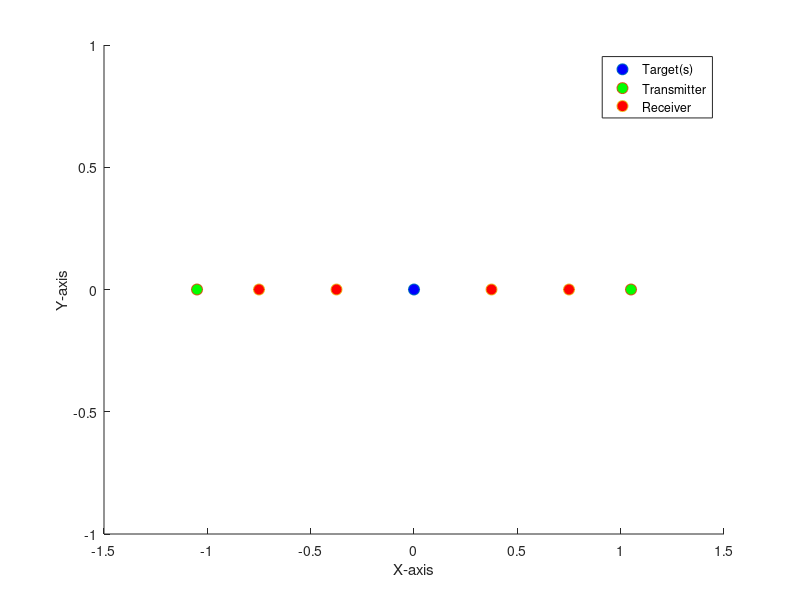
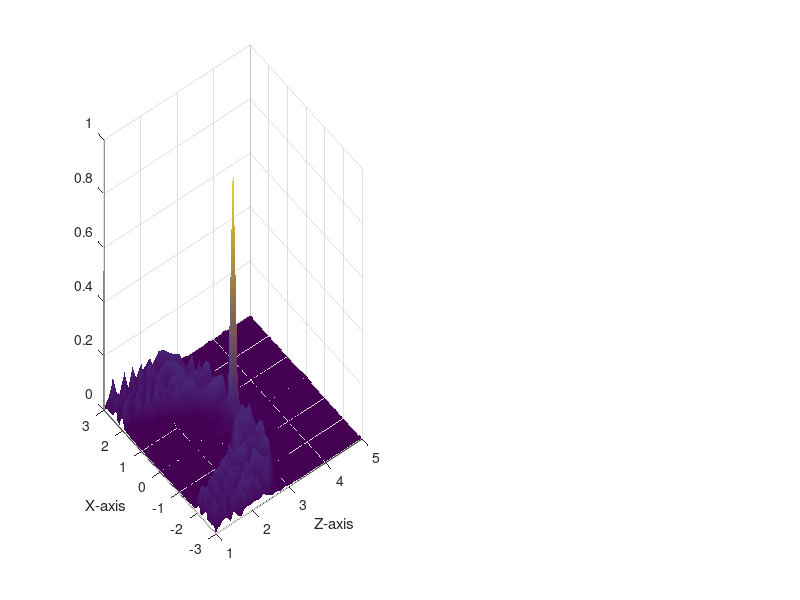

MATLAB code to generate these figures, in order: (Note: this script raises an error after producing the figures.)
clear;
close all;
clc; 

% Calculate
f = waitbar(0,'Please wait...');

% Start the timer
tic;

%% Defining all the parameters
z_coord = 0;
%Structure of T or a square or X
T = 0; % 1 if T 2 if X 3 if square shape at the outer of receivers square
%Numbers of antennas
% for square with outer receivers square, change N_Ry for numbers of square
% at each edge, leave N_Rx on one
N_Rx = 5; %Receiver on x-axis
N_Ry = 1; %Receiver on y-axis
% for T/X structure that encapsulate the receivers,
% value on Y should be the number of transmitter , 
% if want it to be in middle choose 1
%N_Tx can be left as one or zero for middle case
%ex , 6 => 24  or 4*N_Ty transmitter in total
%for square structure, choose number of square at the outer
% each square has 4 transmitters
N_Tx = 2;
N_Ty = 1; 

Total_T = N_Ty*N_Tx;
Total_R = N_Ry*N_Rx;

%Frequency & Spacing
Nf = 101;  %always odd(impair)
c = 3e8;
f_min = 1e9;
f_max = 4e9;
bande_f = linspace(f_min,f_max,Nf); %If more than 1 frequency
fc = 1e9; %(f_max+f_min)/2;
lc = c/fc;
shannon = lc/2;
k  = 2*pi/lc;

%% Length of the line
L = 1; %if 1 use Lx and Ly
% Lx = shannon*N_Rx
Lx = 1.5;
Ly = 1;
space_Rx = Lx/N_Rx;
space_Ry = Ly/N_Ry;

if L == 0
    %Finding the place of the receiving antennas centered on 0
    minRx = (-1)*((N_Rx-1)*shannon)/2;
    maxRx = ((N_Rx-1)*shannon)/2;
    minRy = (-1)*((N_Ry-1)*shannon)/2;
    maxRy = ((N_Ry-1)*shannon)/2;

    %Finding the place of the transmitting antennas centered on 0
    minTx = -1*(shannon*(N_Tx-1)*N_Rx)/2;
    maxTx = (shannon*(N_Tx-1)*N_Rx)/2;
    minTy = (-1)*((N_Ty-1)*shannon)/2;
    maxTy = ((N_Ty-1)*shannon)/2;
end

if L==1
    %Finding the place of the receiving antennas centered on 0
    minRx = -Lx/2;
    maxRx = Lx/2;
    minRy = -Ly/2;
    maxRy = Ly/2;
    if N_Rx == 1
        minRx = 0;
        maxRx = 0;
    end
    %Finding the place of the transmitting antennas centered on 0
    minTx = -Lx/2 -Lx/N_Rx;
    maxTx = Lx/2 + Lx/N_Rx;
    minTy = -Ly/2;
    maxTy = Ly/2;
    if N_Tx == 1
        minTx = 0;
        maxTx = 0;
    end
end

Y_voxels = 0;
%%%%%%%%%%%%%%%%%%%%%%%%%%%%%%%%%%%%%%%%%%%%%%%%%%%%%%%%%%%%%%%%%%%%%%%%%%%

%% Creating a coordinate for the receiving antennas
X_R = zeros(N_Rx,N_Ry,3);
if N_Ry == 1
    yR_coord = 0;
    for i = 1:N_Ry
        X_R(:,i,1) = linspace(minRx, maxRx,N_Rx); 
        X_R(:,i,2) = yR_coord; 
        X_R(:,i,3) = z_coord;
    end
else
    yR_coord = linspace(minRy,maxRy,N_Ry);
    for i = 1:N_Ry
        %X_R(:,i,1) = 0.3; 
        X_R(:,i,1) = linspace(minRx, maxRx,N_Rx); 
        X_R(:,i,2) = yR_coord(i); 
        X_R(:,i,3) = z_coord;
    end
end

%%%%%%%%%%%%%%%%%%%%%%%%%%%%%%%%%%%%%%%%%%%%%%%%%%%%%%%%%%%%%%%%%%%%%%%%%%%
%% Creating a coordinate for the transmitting antennas
X_T = zeros(N_Tx,N_Ty,3);

% If want to choose the placement of the transmittter
% X_T(1,:) = [0,0,0];
% X_T(2,:) = [0,0,0];

% If want to create a well coordinated transmittter 
% The transmitters are place at the end of the line for even number
% They are always centered on zero for odd number of transmitter
if N_Ty == 1
    yT_coord = 0;
    Y_voxels = yT_coord;
    for i = 1:N_Ty
        X_T(:,i,1) = linspace(minTx, maxTx,N_Tx); 
        %X_T(:,i,1) = 0.3;
        X_T(:,i,2) = yT_coord; 
        X_T(:,i,3) = z_coord;
    end
else
    yT_coord = linspace(minTy,maxTy,N_Ty);
    for i = 1:N_Ty
        X_T(:,i,1) = linspace(minTx, maxTx,N_Tx); 
        X_T(:,i,2) = yT_coord(i); 
        X_T(:,i,3) = z_coord;
    end
end
%%%%%%%%%%%%%%%%%%%%%%%%%%%%%%%%%%%%%%%%%%%%%%%%%%%%%%%%%%%%%%%%%%%%%%%%%%%
%% T shaped structure of receiving antennas
if T==1
    n = round(N_Rx/2);
    temp = X_R(:,:,:);
    if mod(N_Rx,2) == 0
        disp('Even');
        X_R = temp(n,:,:);
        X_R(:,:,1) = X_R(:,:,1)+(shannon/2);
        temp(:,:,2) = temp(:,:,2)+(shannon/2);
        for g=1:N_Rx
            X_R(2,g,:) = temp(g,n,:);
        end
        X_R(:,:,2) = X_R(:,:,2);
    else
        X_R = temp(n,:,:);
        for g=1:N_Rx
            X_R(2,g,:) = temp(g,n,:);
        end
    end
    r = size(X_R);
    Total_R = r(1)*r(2);
%Additional antennas for T shaped structure
    maxRX = max(max(X_R(:,:,1)));
    minRX = min(min(X_R(:,:,1)));
    maxRY = max(max(X_R(:,:,2)));
    minRY = min(min(X_R(:,:,2)));
    newYT = X_R(1,1,1);
    newXT = X_R(2,2,2);
    tempt = zeros(N_Tx,4,3);
    for i =1:N_Tx
        %X-axis
        maxRX = maxRX+shannon/2;
        tempt(i,1,1) = maxRX;
        tempt(i,1,2) = newYT;
        tempt(i,1,3) = z_coord;
        minRX= minRX-shannon/2;
        tempt(i,2,1) = minRX;
        tempt(i,2,2) = newYT;
        tempt(i,2,3) = z_coord;
        %Y-axis
        maxRY = maxRY+shannon/2;
        tempt(i,3,1) = newXT;
        tempt(i,3,2) = maxRY;
        tempt(i,3,3) = z_coord;
        minRY= minRY-shannon/2;
        tempt(i,4,1) = newXT;
        tempt(i,4,2) = minRY;
        tempt(i,4,3) = z_coord; 
    end
    X_T =tempt;
    newT = size(X_T);
    Total_T = newT(2)*newT(1);
end
%% X-shaped structure
if T==2
    n = round(N_Rx/2);
    if mod(N_Rx,2) == 0
        disp('Even');
        for i = 1 :N_Ry
            temp(i,1,:) = X_R(i,i,:);
            temp(i,2,:) = X_R(i,N_Rx-(i-1),:);
        end
    else
        disp('Odd');
        for i = 1 :N_Ry
            if i == n
                temp(i,1,:) = X_R(i,i,:);
            else
                temp(i,1,:)= X_R(i,i,:) ;
                temp(i,2,:) = X_R(N_Rx-(i-1),i,:);
            end
        end
    end
    X_R = temp;
    r = size(X_R);
    Total_R = r(1)*r(2);
    maxRX = max(max(X_R(:,:,1)));
    minRX = min(min(X_R(:,:,1)));
    maxRY = max(max(X_R(:,:,2)));
    minRY = min(min(X_R(:,:,2)));
    if N_Tx ~= 0
        tempt = zeros(N_Ty,4,3);
        for i =1:N_Ty
            maxRX = maxRX+shannon/4;
            minRX= minRX-shannon/4;
            maxRY = maxRY+shannon/4;
            minRY = minRY - shannon/4;
            %Highest points
            tempt(i,1,1) = maxRX;
            tempt(i,1,2) = maxRY;
            tempt(i,1,3) = z_coord;
            tempt(i,2,1) = minRX;
            tempt(i,2,2) = maxRY;
            tempt(i,2,3) = z_coord;
            %Lowest points
            tempt(i,3,1) = maxRX;
            tempt(i,3,2) = minRY;
            tempt(i,3,3) = z_coord;
            tempt(i,4,1) = minRX;
            tempt(i,4,2) = minRY;
            tempt(i,4,3) = z_coord;
        end
    else
        tempt= zeros(1,1,3);
    end
    X_T =tempt;
    newT = size(X_T);
    Total_T = newT(2)*newT(1);
end

%%  Square receiver
if T==3
    maxRX = shannon/4+shannon*(N_Tx/2-1);
    minRX= -shannon/4+shannon*(N_Tx/2-1);
    maxRY =shannon/4+shannon*(N_Tx/2-1);
    minRY = -shannon/4+shannon*(N_Tx/2-1);
    ecart = round(N_Tx-2);
    if N_Rx ~= 0
        tempt = zeros(N_Ry,16,3);
        for i =1:N_Ry
            %Highest points
            tempt(i,1,1) = maxRX+shannon*i;
            tempt(i,1,2) = maxRY+shannon*i;
            tempt(i,1,3) = z_coord;
            tempt(i,2,1) = maxRX+shannon*i;
            tempt(i,2,2) = minRY+shannon*i;
            tempt(i,2,3) = z_coord;
            tempt(i,3,1) = minRX+shannon*i;
            tempt(i,3,2) = maxRY+shannon*i;
            tempt(i,3,3) = z_coord;
            tempt(i,4,1) = minRX+shannon*i;
            tempt(i,4,2) = minRY+shannon*i;
            tempt(i,4,3) = z_coord;

            tempt(i,5,1) = minRX - shannon*(i+ecart);
            tempt(i,5,2) = maxRY + shannon*(i);
            tempt(i,5,3) = z_coord;
            tempt(i,6,1) = minRX - shannon*(i+ecart);
            tempt(i,6,2) = minRY+shannon*(i);
            tempt(i,6,3) = z_coord;
            tempt(i,7,1) = maxRX-shannon*(i+ecart);
            tempt(i,7,2) = maxRY+shannon*(i);
            tempt(i,7,3) = z_coord;
            tempt(i,8,1) = maxRX-shannon*(i+ecart);
            tempt(i,8,2) = minRY+shannon*(i);
            tempt(i,8,3) = z_coord;

            %Lowest points
            tempt(i,9,1) = minRX - shannon*(i+ecart);
            tempt(i,9,2) = maxRY - shannon*(i+ecart);
            tempt(i,9,3) = z_coord;
            tempt(i,10,1) = minRX - shannon*(i+ecart);
            tempt(i,10,2) = minRY-shannon*(i+ecart);
            tempt(i,10,3) = z_coord;
            tempt(i,11,1) = maxRX - shannon*(i+ecart);
            tempt(i,11,2) = minRY-shannon*(i+ecart);
            tempt(i,11,3) = z_coord;
            tempt(i,12,1) = maxRX-shannon*(i+ecart);
            tempt(i,12,2) = maxRY-shannon*(i+ecart);
            tempt(i,12,3) = z_coord;
            
            tempt(i,13,1) = maxRX+shannon*(i);
            tempt(i,13,2) = minRY-shannon*(i+ecart);
            tempt(i,13,3) = z_coord;
            tempt(i,14,1) = maxRX+shannon*(i);
            tempt(i,14,2) = maxRY-shannon*(i+ecart);
            tempt(i,14,3) = z_coord;
            tempt(i,15,1) = minRX+shannon*i;
            tempt(i,15,2) = minRY-shannon*(i+ecart);
            tempt(i,15,3) = z_coord;
            tempt(i,16,1) = minRX+shannon*i;
            tempt(i,16,2) = maxRY-shannon*(i+ecart);
            tempt(i,16,3) = z_coord;
        end
    else
        tempt= zeros(1,1,3);
    end
    X_R =tempt;
    newR = size(X_R);
    Total_R = newR(2)*newR(1);
end
%%%%%%%%%%%%%%%%%%%%%%%%%%%%%%%%%%%%%%%%%%%%%%%%%%%%%%%%%%%%%%%%%%%%%%%%%%%
%% Placing a Target into the surface z = zc

N_cible = 1; %Number of target
%List of target(s) with its coordinates
X_C(1,1,:) = [0,0,3]; 
%X_C(2,1,:) = [1,0,4.2];
x_cible = X_C(1,1,1);
y_cible = X_C(1,1,2);
z_cible = X_C(1,1,3);

%%%%%%%%%%%%%%%%%%%%%%%%%%%%%%%%%%%%%%%%%%%%%%%%%%%%%%%%%%%%%%%%%%%%%%%%%%%
waitbar(.2,f,'Loading your data');
%% Distances for each Receiver with target
nR = size(X_R);
distancesList_R = zeros(nR(1),nR(2),N_cible);
for h = 1:N_cible
    for i = 1:nR(2)
        for j = 1:nR(1)
            distancesList_R(j,i,h) = sqrt((X_R(j,i,1) - X_C(h,1)).^2 + (X_R(j,i,2) - X_C(h,2)).^2 + (X_R(j,i,3) - X_C(h,3)).^2);
        end
    end
end
distancesList_R = reshape(distancesList_R,[Total_R,N_cible]);
% distances for each Receiver with target
nT = size(X_T);
distancesList_T = zeros(nT(1),nT(2),N_cible); % based on the number of transmitter on X and Y and number of targets
for h = 1:N_cible
    for i = 1:nT(2)
        for j = 1:nT(1)
            distancesList_T(j,i,h) = sqrt((X_T(j,i,1) - X_C(h,1)).^2 + (X_T(j,i,2) - X_C(h,2)).^2 + (X_T(j,i,3) - X_C(h,3)).^2);
        end
    end
end
distancesList_T = reshape(distancesList_T,[Total_T,N_cible]);
%%%%%%%%%%%%%%%%%%%%%%%%%%%%%%%%%%%%%%%%%%%%%%%%%%%%%%%%%%%%%%%%%%%%%%%%%%%

%% Paramaters for the voxels

% L_XVoxels = 6;
XVoxels_min = -3;
XVoxels_max = 3;
N_XVoxels = 51;

% L_ZVoxels = 6;
ZVoxels_min = 1;
ZVoxels_max = 5;
N_ZVoxels = 51; 

YVoxels_min =  -3+Y_voxels;
YVoxels_max = 3+Y_voxels;
N_YVoxels = 51; 

XV = linspace(XVoxels_min, XVoxels_max,N_XVoxels);
ZV = linspace(ZVoxels_min, ZVoxels_max,N_ZVoxels);
YV = linspace(YVoxels_min, YVoxels_max,N_YVoxels);

%% Voxels for X-Z plane with Y cte
Voxels1 = zeros(N_XVoxels,N_ZVoxels,3);

yVoxels_coord = 0;
for i=1:N_XVoxels
    for j=1:N_ZVoxels
        Voxels1(i,j,1) = XV(i);
        Voxels1(i,j,2) = yVoxels_coord;
        Voxels1(i,j,3) = ZV(j);
    end
end

%%%%%%%%%%%%%%%%%%%%%%%%%%%%%%%%%%%%%%%%%%%%%%%%%%%%%%%%%%%%%%%%%%%%%%%%%%%
%% Voxels for X-Y plane with Z cte

Voxels2 = zeros(N_XVoxels,N_YVoxels,3);

zVoxels_coord = 3;
for i=1:N_XVoxels
    for j=1:N_YVoxels
        Voxels2(i,j,1) = XV(i);
        Voxels2(i,j,2) = YV(j);
        Voxels2(i,j,3) = zVoxels_coord;
    end
end
%%%%%%%%%%%%%%%%%%%%%%%%%%%%%%%%%%%%%%%%%%%%%%%%%%%%%%%%%%%%%%%%%%%%%%%%%%%
%% Voxels for Y-Z plane with X cte

Voxels3 = zeros(N_YVoxels,N_ZVoxels,3);

xVoxels_coord = 0;
for i=1:N_YVoxels
    for j=1:N_ZVoxels
        Voxels3(i,j,1) = xVoxels_coord;
        Voxels3(i,j,2) = YV(i);
        Voxels3(i,j,3) = ZV(j);
    end
end
%%%%%%%%%%%%%%%%%%%%%%%%%%%%%%%%%%%%%%%%%%%%%%%%%%%%%%%%%%%%%%%%%%%%%%%%%%%
%% Distance between Transmitter and Voxels Ycte

nTV = size(X_T);
distancesList_TV1 = zeros(N_XVoxels,N_ZVoxels,nTV(1),nTV(2));
for h = 1:N_XVoxels
    for i = 1:N_ZVoxels 
        for j = 1:nTV(1) 
            for k=1:nTV(2)
            distancesList_TV1(h,i,j,k) = sqrt((X_T(j,k,1) - Voxels1(h,i,1)).^2 + (X_T(j,k,2) - Voxels1(h,i,2)).^2 + (X_T(j,k,3) - Voxels1(h,i,3)).^2);
            end
        end
    end
end

distancesList_TV1 = reshape(distancesList_TV1,[N_XVoxels,N_ZVoxels,Total_T]);

waitbar(.4,f,'Loading your data');
%% Distance between Receiver and Voxels Zcte
nRV = size(X_R);
distancesList_RV1 = zeros(N_XVoxels,N_ZVoxels,nRV(1),nRV(2));
for h = 1:N_XVoxels
    for i = 1:N_ZVoxels 
        for j = 1:nRV(1) 
            for k=1:nRV(2)
            distancesList_RV1(h,i,j,k) = sqrt((X_R(j,k,1) - Voxels1(h,i,1)).^2 + (X_R(j,k,2) - Voxels1(h,i,2)).^2 + (X_R(j,k,3) - Voxels1(h,i,3)).^2);
            end
        end
    end
end

distancesList_RV1 = reshape(distancesList_RV1,[N_XVoxels,N_ZVoxels,Total_R]);
%%%%%%%%%%%%%%%%%%%%%%%%%%%%%%%%%%%%%%%%%%%%%%%%%%%%%%%%%%%%%%%%%%%%%%%%%%%
%% Distance between Transmitter and Voxels Zcte

nTV = size(X_T);
distancesList_TV2 = zeros(N_XVoxels,N_YVoxels,nTV(1),nTV(2));
for h = 1:N_XVoxels
    for i = 1:N_YVoxels 
        for j = 1:nTV(1) 
            for k=1:nTV(2)
            distancesList_TV2(h,i,j,k) = sqrt((X_T(j,k,1) - Voxels2(h,i,1)).^2 + (X_T(j,k,2) - Voxels2(h,i,2)).^2 + (X_T(j,k,3) - Voxels2(h,i,3)).^2);
            end
        end
    end
end

distancesList_TV2 = reshape(distancesList_TV2,[N_XVoxels,N_YVoxels,Total_T]);

%% Distance between Receiver and Voxels
nRV = size(X_R);
distancesList_RV2 = zeros(N_XVoxels,N_YVoxels,nRV(1),nRV(2));
for h = 1:N_XVoxels
    for i = 1:N_YVoxels 
        for j = 1:nRV(1) 
            for k=1:nRV(2)
            distancesList_RV2(h,i,j,k) = sqrt((X_R(j,k,1) - Voxels2(h,i,1)).^2 + (X_R(j,k,2) - Voxels2(h,i,2)).^2 + (X_R(j,k,3) - Voxels2(h,i,3)).^2);
            end
        end
    end
end

distancesList_RV2 = reshape(distancesList_RV2,[N_XVoxels,N_YVoxels,Total_R]);
%%%%%%%%%%%%%%%%%%%%%%%%%%%%%%%%%%%%%%%%%%%%%%%%%%%%%%%%%%%%%%%%%%%%%%%%%%%
%% Distance between Transmitter and Voxels X cte

nTV = size(X_T);
distancesList_TV3 = zeros(N_YVoxels,N_ZVoxels,nTV(1),nTV(2));
for h = 1:N_YVoxels
    for i = 1:N_ZVoxels 
        for j = 1:nTV(1) 
            for k=1:nTV(2)
            distancesList_TV3(h,i,j,k) = sqrt((X_T(j,k,1) - Voxels3(h,i,1)).^2 + (X_T(j,k,2) - Voxels3(h,i,2)).^2 + (X_T(j,k,3) - Voxels3(h,i,3)).^2);
            end
        end
    end
end
distancesList_TV3 = reshape(distancesList_TV3,[N_YVoxels,N_ZVoxels,Total_T]);
%% Distance between Receiver and Voxels
nRV = size(X_R);
distancesList_RV3 = zeros(N_YVoxels,N_ZVoxels,nRV(1),nRV(2));
for h = 1:N_YVoxels
    for i = 1:N_ZVoxels 
        for j = 1:nRV(1) 
            for k=1:nRV(2)
            distancesList_RV3(h,i,j,k) = sqrt((X_R(j,k,1) - Voxels3(h,i,1)).^2 + (X_R(j,k,2) - Voxels3(h,i,2)).^2 + (X_R(j,k,3) - Voxels3(h,i,3)).^2);
            end
        end
    end
end
distancesList_RV3 = reshape(distancesList_RV3,[N_YVoxels,N_ZVoxels,Total_R]);
%%%%%%%%%%%%%%%%%%%%%%%%%%%%%%%%%%%%%%%%%%%%%%%%%%%%%%%%%%%%%%%%%%%%%%%%%%%
waitbar(.55,f,'Calculating Test field');
%%%%%%%%%%%%%%%%%%%%%%%%%%%%%%%%%%%%%%%%%%%%%%%%%%%%%%%%%%%%%%%%%%%%%%%%%%%
%% Champ Test
S = zeros(Nf,Total_T,Total_R,N_cible);

for l = 1:Nf
    for m = 1:Total_T%Number of Transmitter
        for n = 1:Total_R %Number of Receiver
                %S (frequence,which Transmitter,which receiver)
                %S(l,m,n) = exp(((-2i*pi*fc)/c)*(distancesList_T(m)+distancesList_R(n)));
                S(l,m,n,:) = exp(-2i*pi*(bande_f(l)/c)*(distancesList_T(m,:)+distancesList_R(n,:))); %bande_f(l)
        end
    end
end

S = sum(S,4);
%%%%%%%%%%%%%%%%%%%%%%%%%%%%%%%%%%%%%%%%%%%%%%%%%%%%%%%%%%%%%%%%%%%%%%%%%%%
waitbar(.6,f,'Calculating Image');
%%%%%%%%%%%%%%%%%%%%%%%%%%%%%%%%%%%%%%%%%%%%%%%%%%%%%%%%%%%%%%%%%%%%%%%%%%%

%% Image with Y constante 
% The formula of Image is taken from Microwave Imaging in Security-Two
% Decades in Innovation by Sherif S.Ahmed on page 193
Image_YCTE = zeros(Nf,N_XVoxels,N_ZVoxels);

for k = 1:Nf
    for n = 1:Total_T % Number of Transmitter
        for o = 1:Total_R % Number of Receiver
            Image_YCTE(k, :, :) = squeeze(Image_YCTE(k, :, :)) + S(k, n, o, :) *exp(((2i * pi * bande_f(k)) / c) * (distancesList_TV1(:, :, n) + distancesList_RV1(:, :, o))); % bande_f(l)
        end
    end
end
waitbar(.65,f,'Next Image');
TotalImage_YCTE = sum(Image_YCTE,1);
%%%%%%%%%%%%%%%%%%%%%%%%%%%%%%%%%%%%%%%%%%%%%%%%%%%%%%%%%%%%%%%%%%%%%%%%%%%

%% Image with Z constante 
% The formula of Image is taken from Microwave Imaging in Security-Two
% Decades in Innovation by Sherif S.Ahmed on page 193
Image_ZCTE = zeros(Nf,N_XVoxels,N_YVoxels);

for k = 1:Nf
    for n = 1:Total_T %Number of Transmitter
        for o = 1:Total_R %Number of Receiver)
            Image_ZCTE(k, :, :) = squeeze(Image_ZCTE(k, :, :))+ S(k, n, o, :) * exp(((2i * pi * bande_f(k)) / c) * (distancesList_TV2(:, :, n) + distancesList_RV2(:, :, o))); % bande_f(l)
        end
    end
end

TotalImage_ZCTE = sum(Image_ZCTE,1);
%%%%%%%%%%%%%%%%%%%%%%%%%%%%%%%%%%%%%%%%%%%%%%%%%%%%%%%%%%%%%%%%%%%%%%%%%%%
%% Image with X constante 
% The formula of Image is taken from Microwave Imaging in Security-Two
% Decades in Innovation by Sherif S.Ahmed on page 193
Image_XCTE = zeros(Nf,N_YVoxels,N_ZVoxels);

for k = 1:Nf
    for n = 1:Total_T %Number of Transmitter
        for o = 1:Total_R %Number of Receiver
            Image_XCTE(k, :, :) = squeeze(Image_XCTE(k, :, :))+ S(k, n, o, :) * exp(((2i * pi * bande_f(k)) / c) * (distancesList_TV3(:, :, n) + distancesList_RV3(:, :, o)));
        end
    end
end
TotalImage_XCTE = sum(Image_XCTE,1);
%%%%%%%%%%%%%%%%%%%%%%%%%%%%%%%%%%%%%%%%%%%%%%%%%%%%%%%%%%%%%%%%%%%%%%%%%%%
waitbar(.65,f,'Image construction');
%%%%%%%%%%%%%%%%%%%%%%%%%%%%%%%%%%%%%%%%%%%%%%%%%%%%%%%%%%%%%%%%%%%%%%%%%%%
%% Define a grid of points for the Antennas, Voxels and Target(s)
%For Y cte
figure;
%subplot(1,3,1);

plot3(X_C(:,1), X_C(:,2), X_C(:,3), 'o', 'MarkerSize', 8, 'MarkerFaceColor', 'b');
hold;

plot3(X_T(:,:,1), X_T(:,:,2), X_T(:,:,3), 'o', 'MarkerSize', 8, 'MarkerFaceColor', 'g');
plot3(X_R(:,:,1), X_R(:,:,2), X_R(:,:,3), 'o', 'MarkerSize', 8, 'MarkerFaceColor', 'r');
%plot3(Voxels1(:,:,1), Voxels1(:,:,2), Voxels1(:,:,3), 'o', 'MarkerSize', 8, 'MarkerFaceColor', 'y');
% Add labels and title
xlabel('X-axis');
ylabel('Y-axis');
zlabel('Z-axis');
legend('Target(s)','Transmitter', 'Receiver', 'Location','Northeast');
%legend('Transmitter', 'Receiver', 'Target', 'Voxels', 'Location', 'Northeast');
view(0,90);
% 
% %For Z cte
% subplot(1,3,2);
% plot3(X_T(:,:,1), X_T(:,:,2), X_T(:,:,3), 'x', 'MarkerSize', 8, 'MarkerFaceColor', 'r');
% hold on;
% plot3(X_R(:,:,1), X_R(:,:,2), X_R(:,:,3), 'o', 'MarkerSize', 8, 'MarkerFaceColor', 'b');
% plot3(X_C(:,1), X_C(:,2), X_C(:,3), 'o', 'MarkerSize', 8, 'MarkerFaceColor', 'g');
% plot3(Voxels2(:,:,1), Voxels2(:,:,2), Voxels2(:,:,3), 'o', 'MarkerSize', 8, 'MarkerFaceColor', 'y');
% % Add labels and title
% xlabel('X-axis');
% ylabel('Y-axis');
% zlabel('Z-axis');
% % legend('Transmitter', 'Receiver', 'Target', 'Location', 'Northeast');
% legend('Transmitter', 'Receiver', 'Target', 'Voxels', 'Location', 'Northeast');
% view(0,90);
% 
% %For X cte
% subplot(1,3,3);
% plot3(X_T(:,:,1), X_T(:,:,2), X_T(:,:,3), 'x', 'MarkerSize', 8, 'MarkerFaceColor', 'r');
% hold on;
% plot3(X_R(:,:,1), X_R(:,:,2), X_R(:,:,3), 'o', 'MarkerSize', 8, 'MarkerFaceColor', 'b');
% plot3(X_C(:,1), X_C(:,2), X_C(:,3), 'o', 'MarkerSize', 8, 'MarkerFaceColor', 'g');
% plot3(Voxels3(:,:,1), Voxels3(:,:,2), Voxels3(:,:,3), 'o', 'MarkerSize', 8, 'MarkerFaceColor', 'y');
% % Add labels and title
% xlabel('X-axis');
% ylabel('Y-axis');
% zlabel('Z-axis');
% % legend('Transmitter', 'Receiver', 'Target', 'Location', 'Northeast');
% legend('Transmitter', 'Receiver', 'Target', 'Voxels', 'Location', 'Northeast');
% view(0,90);

%%%%%%%%%%%%%%%%%%%%%%%%%%%%%%%%%%%%%%%%%%%%%%%%%%%%%%%%%%%%%%%%%%%%%%%%%%%
waitbar(.8,f,'Plotting ');
%%%%%%%%%%%%%%%%%%%%%%%%%%%%%%%%%%%%%%%%%%%%%%%%%%%%%%%%%%%%%%%%%%%%%%%%%%%
%% Reshaping TotalImage to match the dimensions expected by surf
TotalImageReshaped_YCTE = reshape(abs(TotalImage_YCTE), [N_XVoxels,N_ZVoxels]);
max1 = max(max(TotalImageReshaped_YCTE));

TotalImageReshaped_ZCTE = reshape(abs(TotalImage_ZCTE), [N_XVoxels,N_YVoxels]);
max2 = max(max(TotalImageReshaped_ZCTE));

TotalImageReshaped_XCTE = reshape(abs(TotalImage_XCTE), [N_YVoxels,N_ZVoxels]);
max3 =max(max(TotalImageReshaped_XCTE));

Totalmax = [max1,max2,max3];
BigMax =max(Totalmax);
%% Create a scatter plot Y ct
% Create grids X and Z
[X1,Z1] = meshgrid(ZV, XV);

TotalImageReshaped_YCTE_Normalize =TotalImageReshaped_YCTE/BigMax;
% Find the maximum value and its indices
[maxValueY, maxIndexY] = max(TotalImageReshaped_YCTE_Normalize(:));
[rowY, colY] = ind2sub(size(TotalImageReshaped_YCTE_Normalize), maxIndexY);

% Plotting the 3D image with a heatmap colorbar
figure;
subplot(1,2,1);
surf(X1, Z1,TotalImageReshaped_YCTE_Normalize, 'EdgeColor', 'none');
shading("interp");
xlabel('Z-axis');
ylabel('X-axis');
title('3D Image Plot with Y cte=' + string(yVoxels_coord) +' of target on  [' + string(X_C(:,1)) + ',' + string(X_C(:,2)) + ',' + string(X_C(:,3)) + ']' );

% Adjusting view angle
view(90, -90); % Change the view angle as needed

% Adding a colorbar
colorbar;
caxis([0 1]);

dB = 20*log10(TotalImageReshaped_YCTE_Normalize);

subplot(1,2,2);
surf(X1, Z1, dB);
shading("interp");
xlabel('Z-axis');
ylabel('X-axis');
title('3D Image Plot with Y cte=' + string(yVoxels_coord) +' of target on  [' + string(X_C(:,1)) + ',' + string(X_C(:,2)) + ',' + string(X_C(:,3)) + ']' );
colorbar;
clim([-30 0]);
view(90, -90);
% %% Create a scatter plot Z cte
% % Create grids X and Z
% [X2,Y2] = meshgrid(YV, XV);
% TotalImageReshaped_ZCTE_Normalize =TotalImageReshaped_ZCTE/BigMax;
% 
% [maxValueZ, maxIndexZ] = max(TotalImageReshaped_ZCTE_Normalize(:));
% [rowZ,colZ] = ind2sub(size(TotalImageReshaped_ZCTE_Normalize), maxIndexZ);
% 
% % Plotting the 3D image with a heatmap colorbar
% figure;
% subplot(1,2,1);
% surf(X2, Y2, TotalImageReshaped_ZCTE_Normalize, 'EdgeColor', 'none');
% shading("interp");
% xlabel('Y-axis');
% ylabel('X-axis');
% title('3D Image Plot with Z cte = '+ string(zVoxels_coord) + ' of target on  [' + string(X_C(:,1)) + ',' + string(X_C(:,2)) + ',' + string(X_C(:,3)) + ']' );
% 
% % Adjusting view angle
% view(90, -90); % Change the view angle as needed
% 
% % Adding a colorbar
% colorbar;
% caxis([0 1]);
% 
% subplot(1,2,2);
% surf(X2, Y2, 20*log10(TotalImageReshaped_ZCTE_Normalize), 'EdgeColor', 'none');
% shading("interp");
% xlabel('Y-axis');
% ylabel('X-axis');
% title('3D Image Plot with Z cte = '+ string(zVoxels_coord) + ' of target on  [' + string(X_C(:,1)) + ',' + string(X_C(:,2)) + ',' + string(X_C(:,3)) + ']' );
% 
% colorbar;
% caxis([-30 0]);
% view(90, -90);
% %% Create a scatter plot X cte
% % Create grids Y and Z
% [Y3,Z3] = meshgrid(ZV, YV);
% 
% TotalImageReshaped_XCTE_Normalize =TotalImageReshaped_XCTE/BigMax;
% 
% [maxValueX, maxIndexX] = max(TotalImageReshaped_XCTE_Normalize(:));
% [rowX, colX] = ind2sub(size(TotalImageReshaped_XCTE_Normalize), maxIndexX);
% 
% % Plotting the 3D image with a heatmap colorbar
% figure;
% subplot(1,2,1);
% surf(Y3, Z3, TotalImageReshaped_XCTE_Normalize , 'EdgeColor', 'none');
% shading("interp");
% xlabel('Z-axis');
% ylabel('Y-axis');
% title('3D Image Plot with X cte = ' + string(xVoxels_coord) + ' of target on  [' + string(X_C(:,1)) + ',' + string(X_C(:,2)) + ',' + string(X_C(:,3)) + ']' );
% 
% % Adjusting view angle
% view(90, -90); % Change the view angle as needed
% 
% % Adding a colorbar
% colorbar;
% caxis([0 1]);
% 
% subplot(1,2,2);
% surf(Y3, Z3, 20*log10(TotalImageReshaped_XCTE_Normalize ), 'EdgeColor', 'none');
% shading("interp");
% xlabel('Z-axis');
% ylabel('Y-axis');
% title('3D Image Plot with X cte = ' + string(xVoxels_coord) + ' of target on  [' + string(X_C(:,1)) + ',' + string(X_C(:,2)) + ',' + string(X_C(:,3)) + ']' );
% 
% colorbar;
% caxis([-30 0]);
% view(90, -90);
%%%%%%%%%%%%%%%%%%%%%%%%%%%%%%%%%%%%%%%%%%%%%%%%%%%%%%%%%%%%%%%%%%%%%%%%%%%
waitbar(1,f,'Finishing');
%% Stop the timer
elapsed_time = toc;
close(f);
% Display the elapsed time
disp(['Elapsed Time: ' num2str(elapsed_time) ' seconds']);
